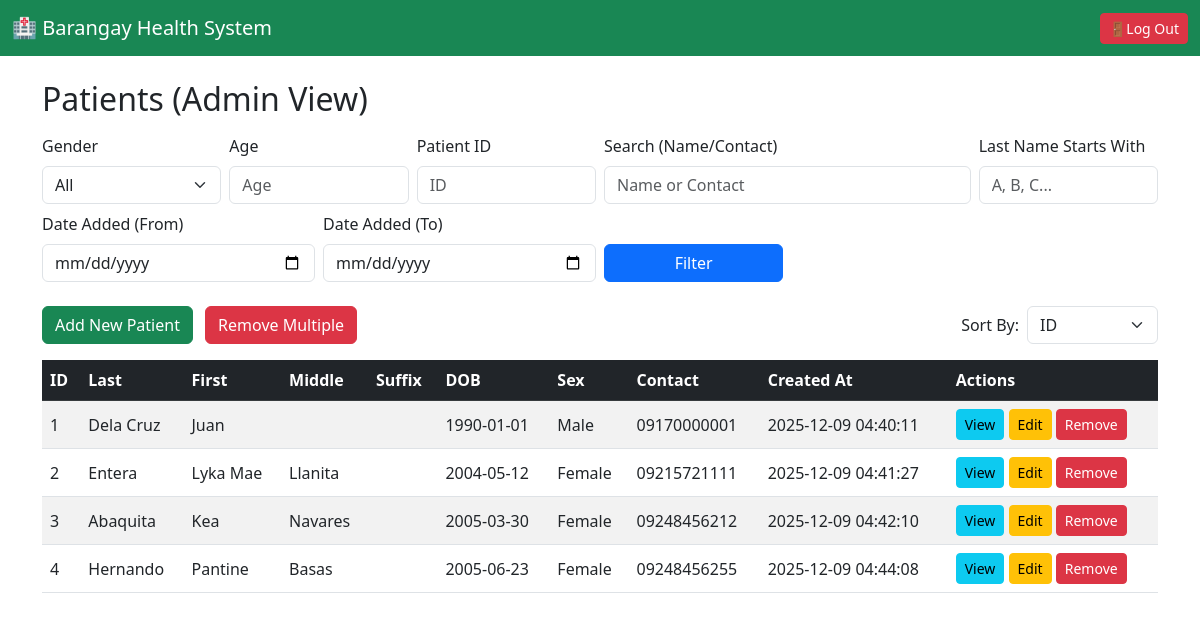
The page /patients (signed in) on the database its author committed.
### tables this page shows
CREATE TABLE patients (
            id INTEGER PRIMARY KEY AUTOINCREMENT,
            last_name TEXT NOT NULL,
            first_name TEXT NOT NULL,
            middle_name TEXT,
            suffix TEXT,
            dob TEXT NOT NULL,
            sex TEXT NOT NULL,
            contact TEXT,
            address TEXT,
            notes TEXT,
            created_at TIMESTAMP DEFAULT CURRENT_TIMESTAMP
        );

### app.py (the view, shortened to what this page needs)
@app.route("/patients")
@login_required # SECURED
def patients():
    db = get_db()
    c = db.cursor()
    gender_filter = request.args.get("gender", "All")
    sort_by = request.args.get("sort", "id")
    age_input = request.args.get("age", "")
    id_input = request.args.get("patient_id", "")
    search = request.args.get("search", "").strip()
    last_name_start = request.args.get("last_name_start", "").strip()
    start_date = request.args.get("start_date", "").strip()
    end_date = request.args.get("end_date", "").strip()
    query = "SELECT * FROM patients WHERE 1=1"
    params = []
    if gender_filter in ["Male", "Female"]:
        query += " AND sex = ?"
        params.append(gender_filter)
    if search:
        query += " AND (first_name LIKE ? OR last_name LIKE ? OR contact LIKE ?)"
        params.extend([f"%{search}%", f"%{search}%", f"%{search}%"])
    if last_name_start:
        query += " AND last_name LIKE ?"
        params.append(last_name_start + "%")
    c.execute(query, params)
    patients_data = c.fetchall()
    def get_age_for_sort(p):
        age = calculate_age(p["dob"])
        return age if age is not None else (float('inf') if sort_by == "age_asc" else float('-inf'))
    if sort_by == "age_asc":
        patients_data = sorted(patients_data, key=get_age_for_sort)
    elif sort_by == "age_desc":
        patients_data = sorted(patients_data, key=get_age_for_sort, reverse=True)
    elif sort_by == "last_name":
        patients_data = sorted(patients_data, key=lambda x: x["last_name"].lower())
    else:
        patients_data = sorted(patients_data, key=lambda x: x["id"])
    return render_template(
        "patients.html",
        patients=patients_data,
        gender_filter=gender_filter,
        sort_by=sort_by,
        age_input=age_input,
        id_input=id_input,
        search=search,
        last_name_start=last_name_start,
        start_date=start_date,
        end_date=end_date
    )

### app.py (called while the page is built)
def login_required(f):
    @wraps(f)
    def decorated_function(*args, **kwargs):
        if session.get("role") != 'worker':
            return redirect(url_for('worker_signin'))
        return f(*args, **kwargs)
    return decorated_function

def get_db():
    db = getattr(g, "_database", None)
    if db is None:
        db = g._database = sqlite3.connect(DATABASE)
        db.row_factory = sqlite3.Row
    return db

@app.teardown_appcontext
def close_connection(exception):
    db = getattr(g, "_database", None)
    if db is not None:
        db.close()

### templates/patients.html (shortened to what this page needs)
{% extends "layout.html" %}
{% block content %}
<h2 class="mb-3">Patients (Admin View)</h2>
<form id="filterForm" method="get" class="row g-2 mb-4 align-items-end">
  <div class="col-md-2">
    <label class="form-label">Gender</label>
    <select name="gender" class="form-select">
      <option value="All" {% if gender_filter == "All" %}selected{% endif %}>All</option>
    </select>
  </div>
  <div class="col-md-2">
    <label class="form-label">Age</label>
    <input type="number" name="age" value="{{ age_input }}" placeholder="Age" class="form-control" min="1">
  </div>
  <div class="col-md-2">
    <label class="form-label">Patient ID</label>
    <input type="number" name="patient_id" value="{{ id_input }}" placeholder="ID" class="form-control" min="1">
  </div>
  <div class="col-md-4">
    <label class="form-label">Search (Name/Contact)</label>
    <input type="text" name="search" value="{{ search }}" placeholder="Name or Contact" class="form-control">
  </div>
  <div class="col-md-2">
    <label class="form-label">Last Name Starts With</label>
    <input type="text" name="last_name_start" value="{{ last_name_start }}" placeholder="A, B, C..." class="form-control">
  </div>
  <div class="col-md-3">
    <label class="form-label">Date Added (From)</label>
    <input type="date" name="start_date" value="{{ start_date }}" class="form-control">
  </div>
  <div class="col-md-3">
    <label class="form-label">Date Added (To)</label>
    <input type="date" name="end_date" value="{{ end_date }}" class="form-control">
  </div>
  <div class="col-md-2">
    <button type="submit" class="btn btn-primary w-100">Filter</button>
  </div>
</form>
<div class="d-flex justify-content-between mb-3">
  <div>
    <a href="{{ url_for('add_patient') }}" class="btn btn-success me-2">Add New Patient</a>
    <a href="{{ url_for('remove_multiple') }}" class="btn btn-danger">Remove Multiple</a>
  </div>
  <div class="d-flex align-items-center gap-2">
    <label class="form-label mb-0">Sort By:</label>
    <select id="sort_select" class="form-select w-auto" onchange="applySort(this.value)">
        <option value="id" {% if sort_by == 'id' %}selected{% endif %}>ID</option>
    </select>
  </div>
</div>
<div class="table-responsive">
<table class="table table-striped table-hover align-middle">
  <thead class="table-dark">
    <tr>
      <th>ID</th>
      <th>Last</th>
      <th>First</th>
      <th>Middle</th>
      <th>Suffix</th>
      <th>DOB</th>
      <th>Sex</th>
      <th>Contact</th>
      <th>Created At</th>
      <th>Actions</th>
    </tr>
  </thead>
  <tbody>
    {% for patient in patients %}
    <tr>
      <td>{{ patient.id }}</td>
      <td>{{ patient.last_name }}</td>
      <td>{{ patient.first_name }}</td>
      <td>{{ patient.middle_name or '' }}</td>
      <td>{{ patient.suffix or '' }}</td>
      <td>{{ patient.dob }}</td>
      <td>{{ patient.sex }}</td>
      <td>{{ patient.contact }}</td>
      <td>{{ patient.created_at }}</td>
      <td>
        <a href="{{ url_for('view_patient', id=patient.id) }}" class="btn btn-info btn-sm">View</a>
        <a href="{{ url_for('edit_patient', id=patient.id) }}" class="btn btn-warning btn-sm">Edit</a>
        <form action="{{ url_for('remove_patient', id=patient.id) }}" method="POST" style="display:inline;"
              onsubmit="return confirm('Are you sure you want to delete {{ patient.first_name }} {{ patient.last_name }}?');">
          <button type="submit" class="btn btn-danger btn-sm">Remove</button>
        </form>
      </td>
    </tr>
    {% endfor %}
  </tbody>
</table>
</div>
{% endblock %}

### rows shown on the page
patients: id "1", last_name "Dela Cruz", first_name "Juan", dob "1990-01-01", sex "Male", contact "09170000001", created_at "2025-12-09 04:40:11"
patients: id "2", last_name "Entera", first_name "Lyka Mae", middle_name "Llanita", dob "2004-05-12", sex "Female", contact "09215721111", created_at "2025-12-09 04:41:27"
patients: id "3", last_name "Abaquita", first_name "Kea", middle_name "Navares", dob "2005-03-30", sex "Female", contact "09248456212", created_at "2025-12-09 04:42:10"
patients: id "4", last_name "Hernando", first_name "Pantine", middle_name "Basas", dob "2005-06-23", sex "Female", contact "09248456255", created_at "2025-12-09 04:44:08"
